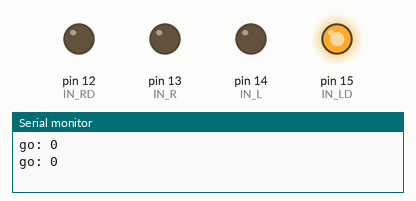
Recording of a sketch running on a simulated Arduino Uno, built with avr-gcc and run on an emulated ATmega328P. On the bench: output pins drawn as LEDs (lit = HIGH), the last lines printed to the serial monitor.

Above: at 6.0 s.
At 15.0 s:
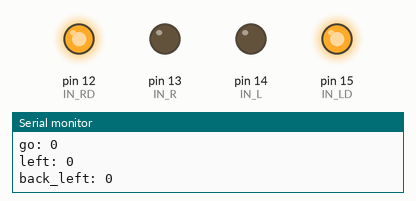
At 27.0 s:
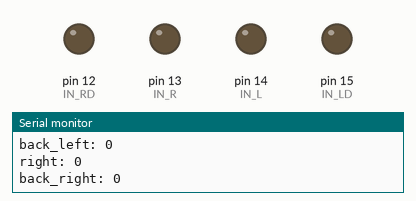
At 33.0 s:
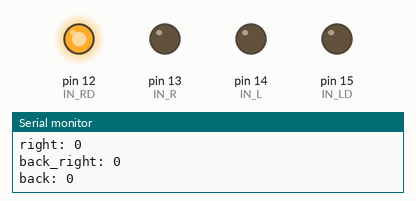
Timing chart, 0 to 46.8 s (numbered marks = the images above):
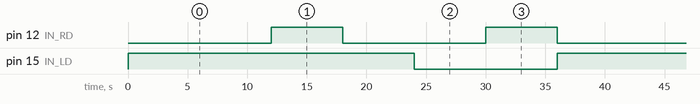

The sketch:

8-3-2-1.ino
```cpp
#define IN_R 13
#define IN_L 14
#define IN_RD 12 //high 후진, low 전진
#define IN_LD 15 //high 전진, low 후진

int speed = 0;

void setup() {
  Serial.begin(9600);
  pinMode(IN_R, OUTPUT);
  pinMode(IN_L, OUTPUT);

  pinMode(IN_RD, OUTPUT);
  pinMode(IN_LD, OUTPUT);
}

void loop() {
  if (Serial.available() > 0) {
    speed = Serial.parseInt();
  }
  if (speed >= 0 && speed <= 255) {
    Serial.print("go: ");
    Serial.println(speed);
    car_go(speed);
    delay(3000);

    Serial.print("go: ");
    Serial.println(speed);
    car_go(speed);
    delay(3000);

    Serial.print("left: ");
    Serial.println(speed);
    car_left(speed);
    delay(6000);

    Serial.print("back_left: ");
    Serial.println(speed);
    car_back_left(speed);
    delay(6000);

    Serial.print("right: ");
    Serial.println(speed);
    car_right(speed);
    delay(6000);

    Serial.print("back_right: ");
    Serial.println(speed);
    car_back_right(speed);
    delay(6000);

    Serial.print("back: ");
    Serial.println(speed);
    car_back(speed);
    delay(3000);

    Serial.print("back: ");
    Serial.println(speed);
    car_back(speed);
    delay(3000);
  }
}

void car_go(int speed) {
  digitalWrite(IN_RD, LOW);
  analogWrite(IN_R, speed);

  digitalWrite(IN_LD, HIGH);
  analogWrite(IN_L, speed);
}

void car_back(int speed) {
  digitalWrite(IN_RD, HIGH);
  analogWrite(IN_R, speed);

  digitalWrite(IN_LD, LOW);
  analogWrite(IN_L, speed);
}

void car_left(int speed) {
  digitalWrite(IN_RD, LOW);
  analogWrite(IN_R, speed);

  digitalWrite(IN_LD, HIGH);
  analogWrite(IN_L, 0);
}

void car_right(int speed) {
  digitalWrite(IN_RD, LOW);
  analogWrite(IN_R, 0);

  digitalWrite(IN_LD, HIGH);
  analogWrite(IN_L, speed);
}

void car_back_left(int speed) {
  digitalWrite(IN_RD, HIGH);
  analogWrite(IN_R, speed);

  digitalWrite(IN_LD, HIGH);
  analogWrite(IN_L, 0);
}

void car_back_right(int speed) {
  digitalWrite(IN_RD, LOW);
  analogWrite(IN_R, 0);

  digitalWrite(IN_LD, LOW);
  analogWrite(IN_L, speed);
}
```

Measured:
- by itself, pin 12 (IN_RD): alternates HIGH for 6.0 s and LOW for 12.0 s
- by itself, pin 15 (IN_LD): alternates HIGH for 24.0 s and LOW for 12.0 s
- by itself, everything shown: repeats every 36.0 s, in 5 steps
